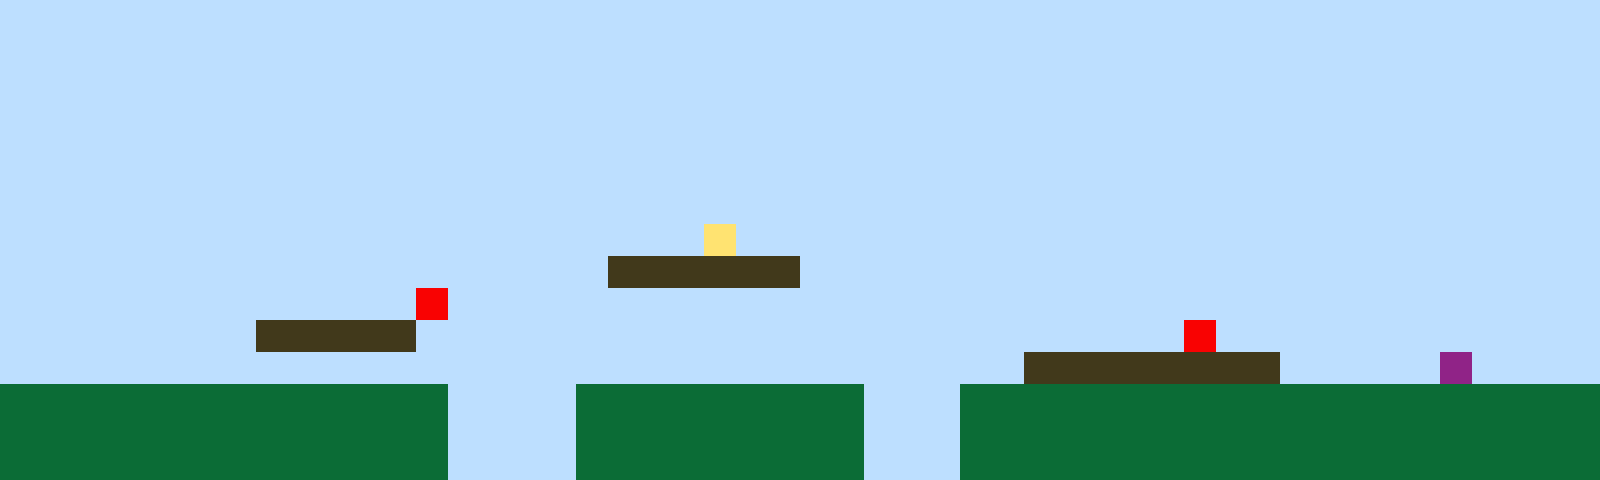

A 2D game scene composited from a Tiled map and its tileset images. What follows is a short description and the map's XML, with every tile layer's data as written:
An orthogonal 50x15 tile map with 32x32 px tiles, 1 tile layer (Tile Layer 1).

<map version="1.10" tiledversion="1.11.2" orientation="orthogonal" renderorder="right-up" width="50" height="15" tilewidth="32" tileheight="32" infinite="0" nextlayerid="2" nextobjectid="1"><editorsettings><export target="map1.csv" format="csv" /></editorsettings><tileset firstgid="1" name="sprites" tilewidth="32" tileheight="32" tilecount="6" columns="3"><image source="sprites.png" width="96" height="64" /></tileset><layer id="1" name="Tile Layer 1" width="50" height="15"><data encoding="csv">1,1,1,1,1,1,1,1,1,1,1,1,1,1,1,1,1,1,1,1,1,1,1,1,1,1,1,1,1,1,1,1,1,1,1,1,1,1,1,1,1,1,1,1,1,1,1,1,1,1,1,1,1,1,1,1,1,1,1,1,1,1,1,1,1,1,1,1,1,1,1,1,1,1,1,1,1,1,1,1,1,1,1,1,1,1,1,1,1,1,1,1,1,1,1,1,1,1,1,1,1,1,1,1,1,1,1,1,1,1,1,1,1,1,1,1,1,1,1,1,1,1,1,1,1,1,1,1,1,1,1,1,1,1,1,1,1,1,1,1,1,1,1,1,1,1,1,1,1,1,1,1,1,1,1,1,1,1,1,1,1,1,1,1,1,1,1,1,1,1,1,1,1,1,1,1,1,1,1,1,1,1,1,1,1,1,1,1,1,1,1,1,1,1,1,1,1,1,1,1,1,1,1,1,1,1,1,1,1,1,1,1,1,1,1,1,1,1,1,1,1,1,1,1,1,1,1,1,1,1,1,1,1,1,1,1,1,1,1,1,1,1,1,1,1,1,1,1,1,1,1,1,1,1,1,1,1,1,1,1,1,1,1,1,1,1,1,1,1,1,1,1,1,1,1,1,1,1,1,1,1,1,1,1,1,1,1,1,1,1,1,1,1,1,1,1,1,1,1,1,1,1,1,1,1,1,1,1,1,1,1,1,1,1,1,1,1,1,1,1,1,1,1,1,1,1,1,1,1,1,1,1,1,1,1,1,1,1,1,1,1,1,1,1,1,1,1,1,1,1,1,1,1,1,1,1,1,1,1,1,1,1,1,1,1,1,1,1,1,1,1,1,4,1,1,1,1,1,1,1,1,1,1,1,1,1,1,1,1,1,1,1,1,1,1,1,1,1,1,1,1,1,1,1,1,1,1,1,1,1,1,1,1,1,1,1,1,1,1,3,3,3,3,3,3,1,1,1,1,1,1,1,1,1,1,1,1,1,1,1,1,1,1,1,1,1,1,1,1,1,1,1,1,1,1,1,1,1,1,1,1,1,1,5,1,1,1,1,1,1,1,1,1,1,1,1,1,1,1,1,1,1,1,1,1,1,1,1,1,1,1,1,1,1,1,1,1,1,1,1,1,1,1,1,1,1,1,1,3,3,3,3,3,1,1,1,1,1,1,1,1,1,1,1,1,1,1,1,1,1,1,1,1,1,1,1,1,5,1,1,1,1,1,1,1,1,1,1,1,1,1,1,1,1,1,1,1,1,1,1,1,1,1,1,1,1,1,1,1,1,1,1,1,1,1,1,1,1,1,1,1,1,3,3,3,3,3,3,3,3,1,1,1,1,1,6,1,1,1,1,2,2,2,2,2,2,2,2,2,2,2,2,2,2,1,1,1,1,2,2,2,2,2,2,2,2,2,1,1,1,2,2,2,2,2,2,2,2,2,2,2,2,2,2,2,2,2,2,2,2,2,2,2,2,2,2,2,2,2,2,2,2,2,2,1,1,1,1,2,2,2,2,2,2,2,2,2,1,1,1,2,2,2,2,2,2,2,2,2,2,2,2,2,2,2,2,2,2,2,2,2,2,2,2,2,2,2,2,2,2,2,2,2,2,1,1,1,1,2,2,2,2,2,2,2,2,2,1,1,1,2,2,2,2,2,2,2,2,2,2,2,2,2,2,2,2,2,2,2,2</data></layer></map>
